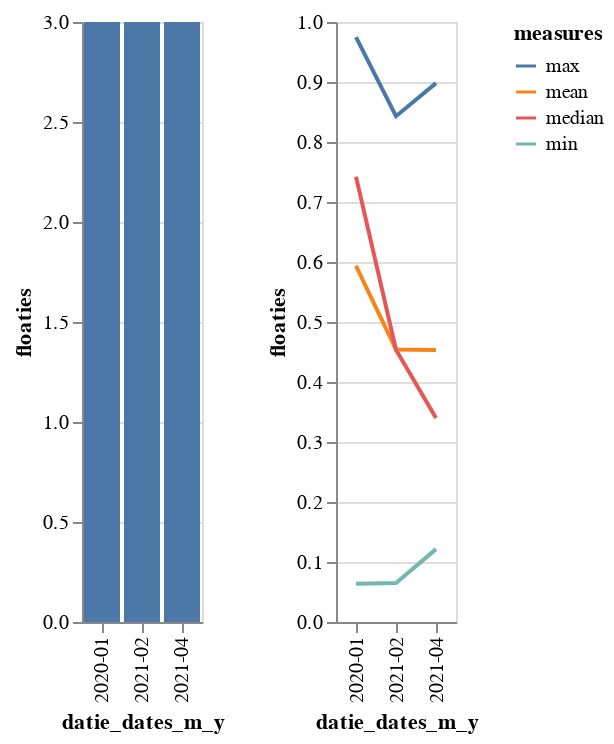

Notebook cell for this chart:
### Code cell
ce.chart_me(df, 'datie_dates', 'floaties')

### Figure 1 — Vega-Lite specification as saved in the notebook (floating-point values rounded to 4 significant figures)
{"config": {"view": {"continuousWidth": 400, "continuousHeight": 300}}, "hconcat": [{"data": {"name": "data-f2e2649315de0e8cf02e89ae1fdf426e"}, "mark": "bar", "encoding": {"x": {"field": "datie_dates_m_y", "type": "ordinal"}, "y": {"field": "floaties", "type": "quantitative"}}}, {"data": {"name": "data-3534dd20dc67e0001af99b0307cb554c"}, "mark": "line", "encoding": {"color": {"field": "measures", "type": "nominal"}, "x": {"field": "datie_dates_m_y", "type": "ordinal"}, "y": {"field": "floaties", "type": "quantitative"}}}], "$schema": "https://vega.github.io/schema/vega-lite/v4.17.0.json", "datasets": {"data-f2e2649315de0e8cf02e89ae1fdf426e": [{"datie_dates_m_y": "2020-01", "measures": "count", "floaties": 3.0}, {"datie_dates_m_y": "2021-02", "measures": "count", "floaties": 3.0}, {"datie_dates_m_y": "2021-04", "measures": "count", "floaties": 3.0}], "data-3534dd20dc67e0001af99b0307cb554c": [{"datie_dates_m_y": "2020-01", "measures": "min", "floaties": 0.06365}, {"datie_dates_m_y": "2021-02", "measures": "min", "floaties": 0.06506}, {"datie_dates_m_y": "2021-04", "measures": "min", "floaties": 0.1214}, {"datie_dates_m_y": "2020-01", "measures": "max", "floaties": 0.9749}, {"datie_dates_m_y": "2021-02", "measures": "max", "floaties": 0.843}, {"datie_dates_m_y": "2021-04", "measures": "max", "floaties": 0.8981}, {"datie_dates_m_y": "2020-01", "measures": "mean", "floaties": 0.5936}, {"datie_dates_m_y": "2021-02", "measures": "mean", "floaties": 0.454}, {"datie_dates_m_y": "2021-04", "measures": "mean", "floaties": 0.4532}, {"datie_dates_m_y": "2020-01", "measures": "median", "floaties": 0.7422}, {"datie_dates_m_y": "2021-02", "measures": "median", "floaties": 0.4539}, {"datie_dates_m_y": "2021-04", "measures": "median", "floaties": 0.3401}]}}
